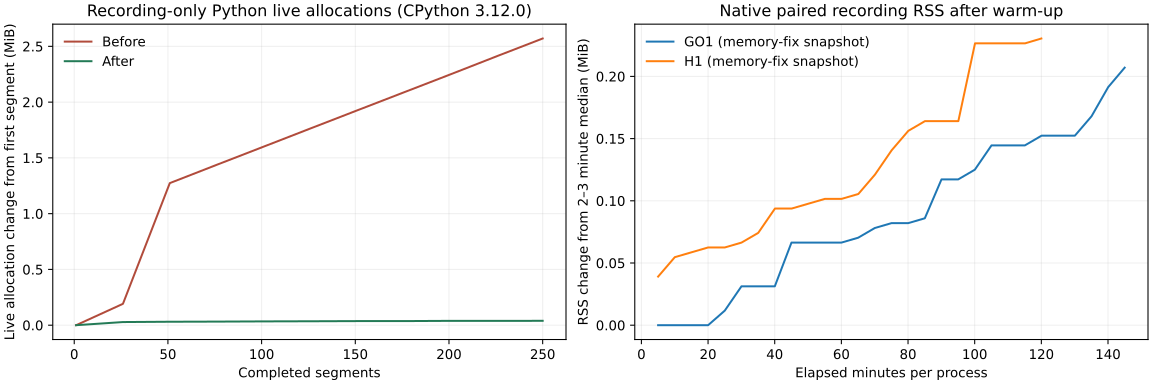

Reproduce this figure in Python.
"""Reproduce resource charts from the observed architecture validation report."""

import argparse
import json
from pathlib import Path

import matplotlib

matplotlib.use("Agg")
import matplotlib.pyplot as plt


def main():
    parser = argparse.ArgumentParser(description=__doc__)
    parser.add_argument("--report", type=Path, required=True)
    parser.add_argument("--output", type=Path, required=True)
    args = parser.parse_args()
    report = json.loads(args.report.read_text())
    figure, axes = plt.subplots(1, 2, figsize=(12, 4), layout="constrained")
    colors = ("#b14b3b", "#237a56")
    for label, samples, color in zip(
        ("Before", "After"),
        report["memory"]["recording_trace_samples"].values(),
        colors,
        strict=True,
    ):
        initial = samples[0]["python_traced_bytes"]
        axes[0].plot(
            [row["segment"] for row in samples],
            [(row["python_traced_bytes"] - initial) / 2**20 for row in samples],
            label=label,
            color=color,
        )
    axes[0].set(
        title="Recording-only Python live allocations (CPython 3.12.0)",
        xlabel="Completed segments",
        ylabel="Live allocation change from first segment (MiB)",
    )
    for case in report["native_recording"]:
        resources = case["resources"]
        warm = resources["warm_rss_bytes"]
        curve = [
            row
            for row in resources["resource_curve_every_five_minutes"]
            if row["seconds"] >= 120
        ]
        axes[1].plot(
            [row["seconds"] / 60 for row in curve],
            [(row["rss_bytes"] - warm) / 2**20 for row in curve],
            label=case["task"].upper() + " (memory-fix snapshot)",
        )
    axes[1].set(
        title="Native paired recording RSS after warm-up",
        xlabel="Elapsed minutes per process",
        ylabel="RSS change from 2–3 minute median (MiB)",
    )
    for axis in axes:
        axis.grid(alpha=0.2)
        axis.legend(frameon=False)
    figure.savefig(args.output)
    plt.close(figure)


if __name__ == "__main__":
    main()
